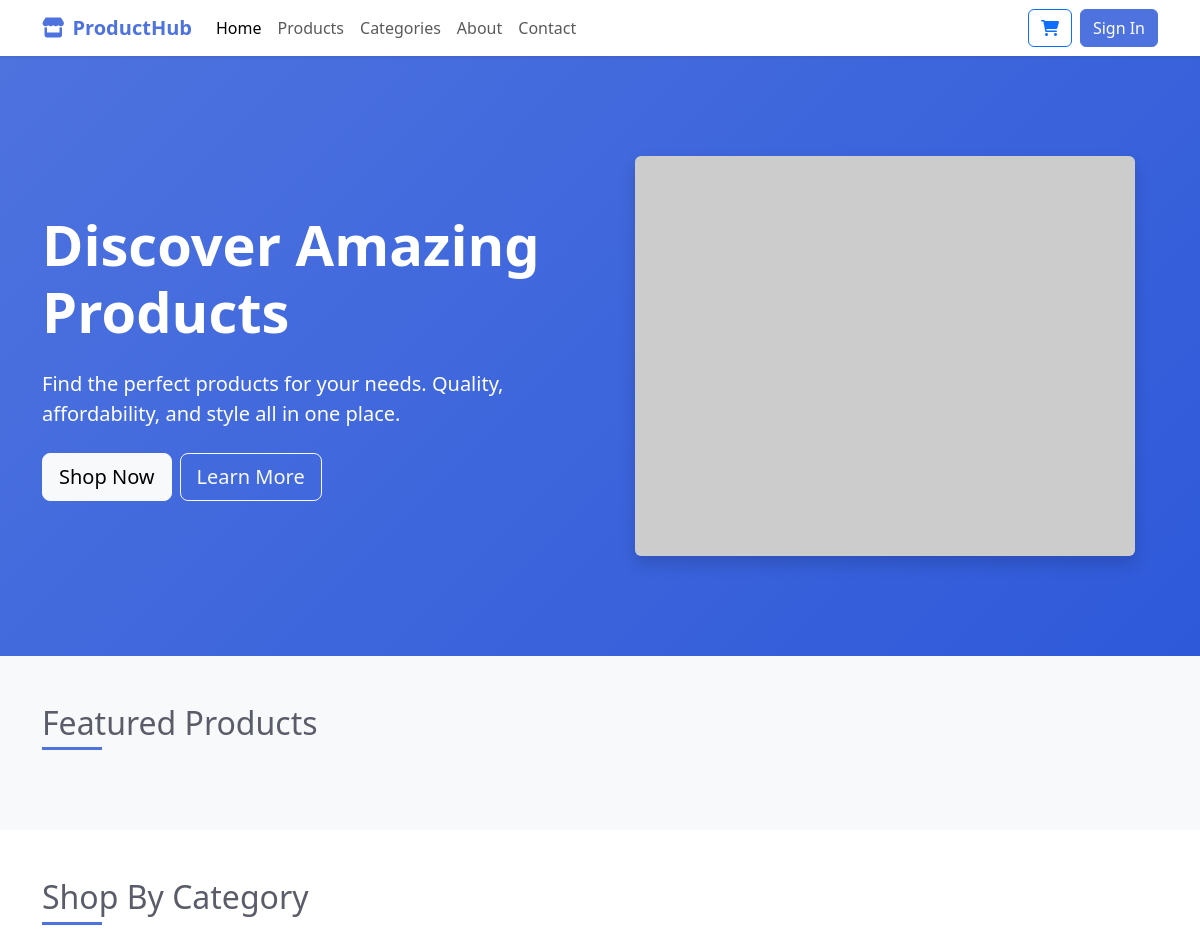
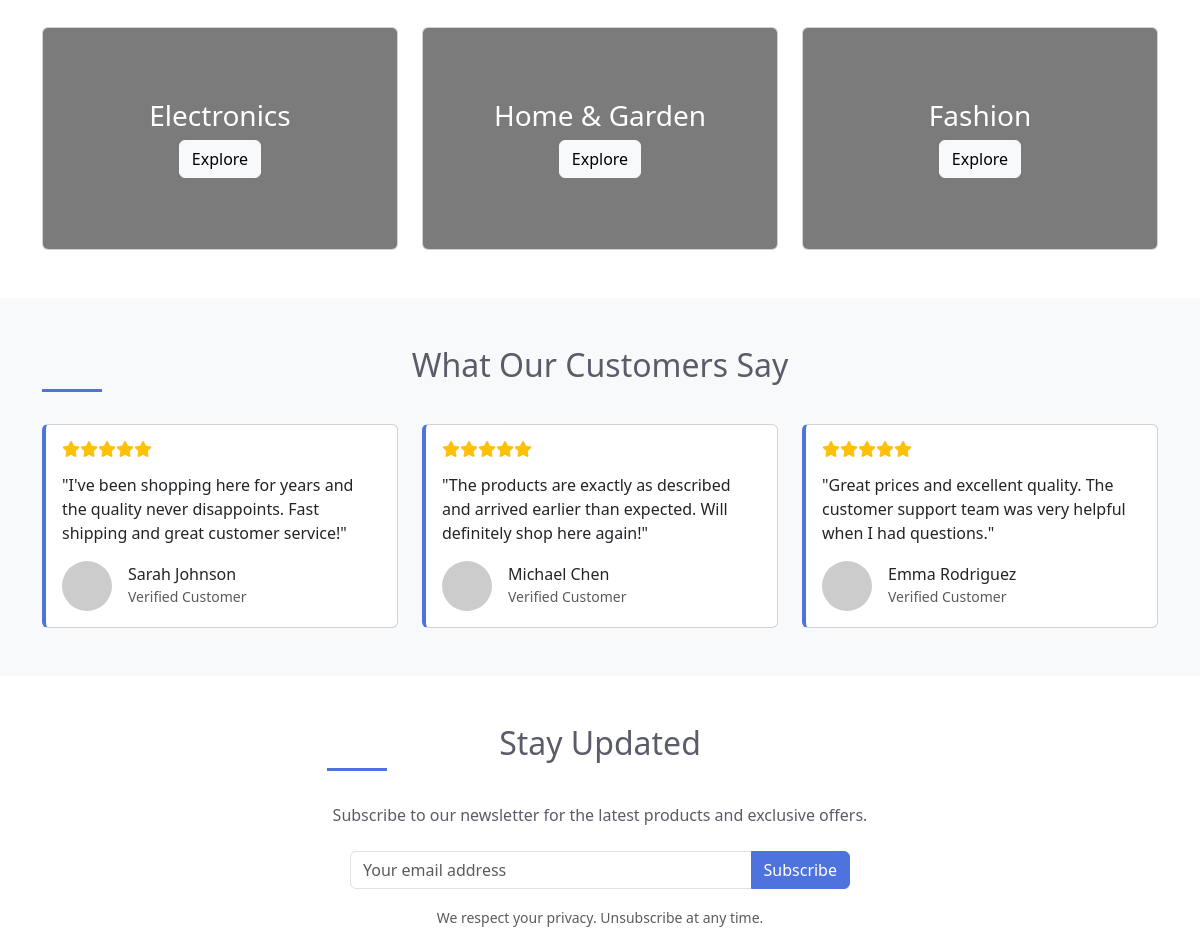
/store/products/ (upper part), run on an earlier commit of the app's database (2 pictures, top to bottom).
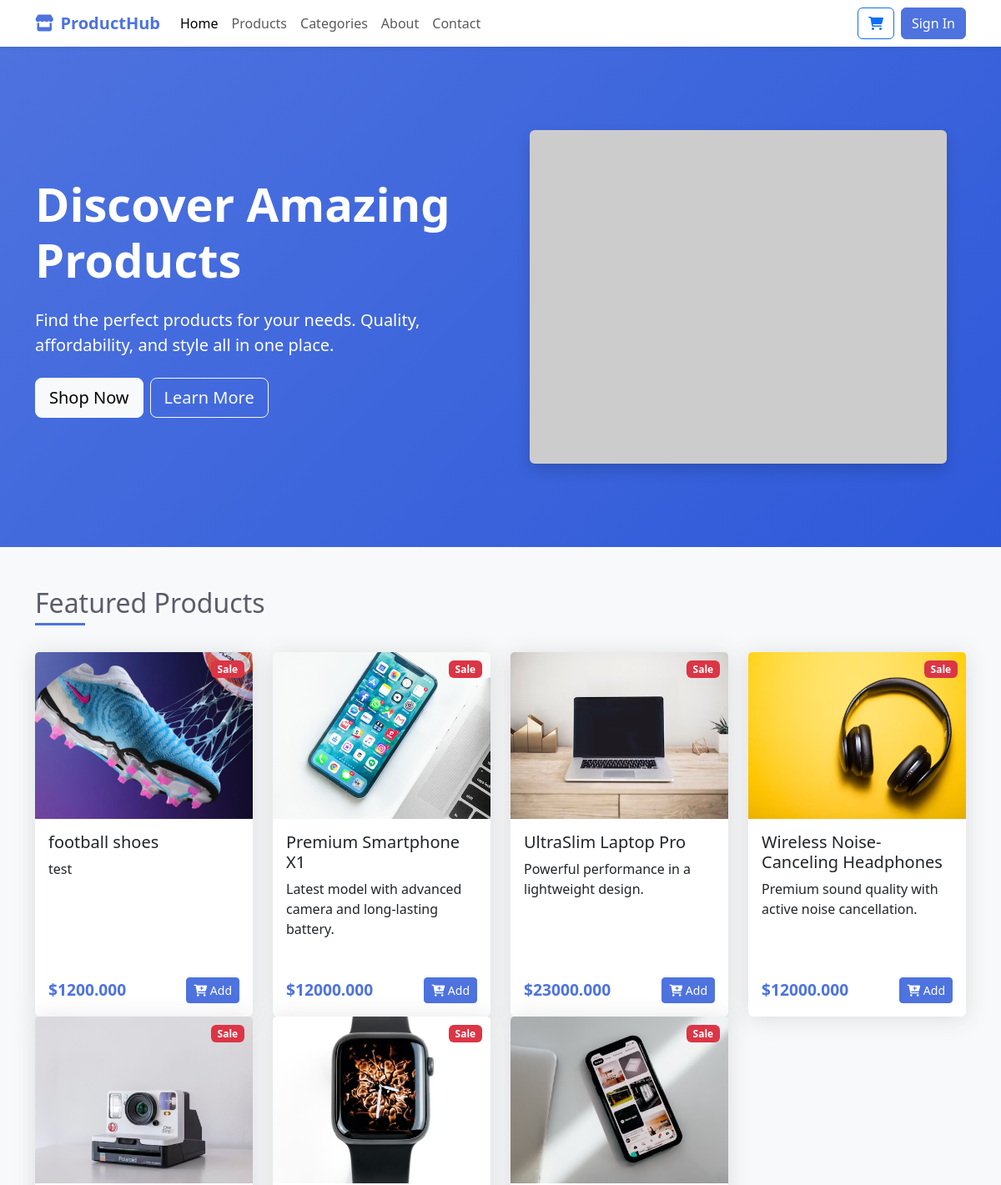
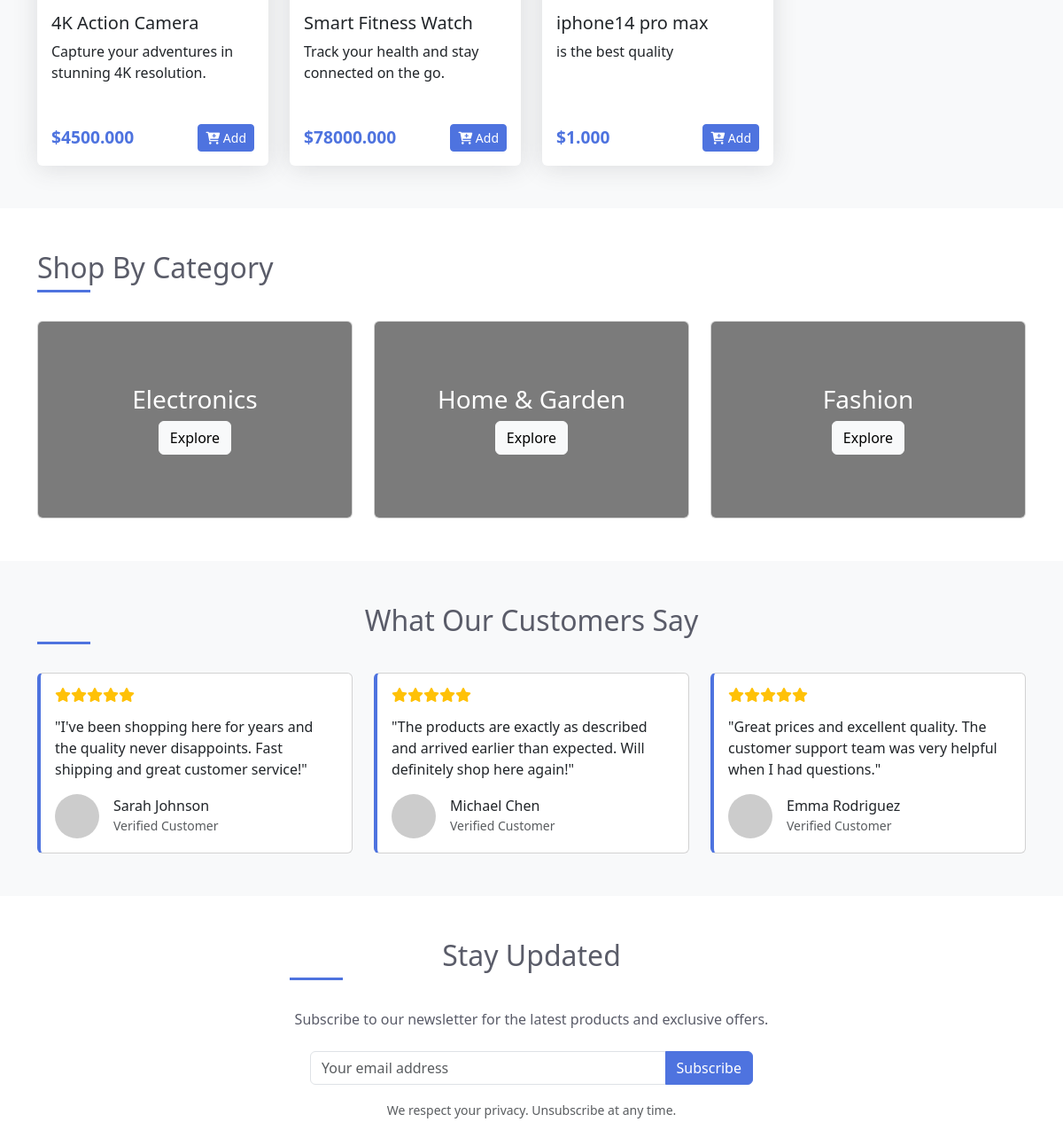
And on a later commit of the database (2 pictures, top to bottom).
### Store/models.py (models this page shows, shortened)
class Product(models.Model):
    ProductName = models.CharField(max_length=150)
    ProductCategory = models.ForeignKey("Category",on_delete=models.CASCADE)
    ProductDescription = models.TextField(max_length=150)
    ProductQuantity = models.IntegerField(default=0)
    ProductPrice = models.DecimalField(max_digits=10,decimal_places=3)
    ProductImage = models.ImageField(upload_to="uploads/images/",null=True,)
    ProductSale = models.BooleanField(default=False)
    ProductNew = models.BooleanField(default=False)
    ProductStar = models.IntegerField(default=1)

### Store/views.py (the view)
# urls.py: path("products/",views.Products,name="Products"),
def Products(req):
    Products = Product.objects.all()
    return render(req,"index.html",{"products":Products})

### Store/templates/index.html (shortened to what this page needs)
<!DOCTYPE html>
<html lang="en">
<head>
    <link href="https://cdn.jsdelivr.net/npm/bootstrap@5.3.0-alpha1/dist/css/bootstrap.min.css" rel="stylesheet">
    <link rel="stylesheet" href="https://cdnjs.cloudflare.com/ajax/libs/font-awesome/6.0.0/css/all.min.css">
</head>
<body>
     {% include "layout/nav.html" %}
    <section class="hero-section">
        <div class="container">
            <div class="row align-items-center">
                <div class="col-lg-6">
                    <h1 class="display-4 fw-bold mb-4">Discover Amazing Products</h1>
                    <p class="lead mb-4">Find the perfect products for your needs. Quality, affordability, and style all in one place.</p>
                    <div class="d-flex flex-wrap gap-2">
                        <a href="#products" class="btn btn-light btn-lg">Shop Now</a>
                        <a href="#" class="btn btn-outline-light btn-lg">Learn More</a>
                    </div>
                </div>
                <div class="col-lg-6 text-center">
                    <img src="https://via.placeholder.com/500x400" alt="Hero Image" class="img-fluid rounded shadow">
                </div>
            </div>
        </div>
    </section>
    <section id="products" class="py-5 bg-light">
        <div class="container">
            <h2 class="section-title">Featured Products</h2>
            <div class="row">
                 {% for product in products %}
                <div class="col-md-6 col-lg-3">
                    <div class="card product-card h-100">
                        <span class="badge bg-danger category-badge">Sale</span>
                        <img src="{{ product.ProductImage.url }}" class="card-img-top product-img" alt="Product 1">
                        <div class="card-body d-flex flex-column">
                            <h5 class="card-title">{{ product.ProductName }}</h5>
                            <p class="card-text flex-grow-1">{{ product.ProductDescription }}</p>
                            <div class="d-flex justify-content-between align-items-center">
                                <div>
                                    <span class="price ">${{product.ProductPrice}}</span>
                                </div>
                                <a href="#" class="btn btn-primary btn-sm">
                                    <i class="fas fa-cart-plus"></i> Add
                                </a>
                            </div>
                        </div>
                    </div>
                </div>
                {% endfor %}
            </section>
    <section class="py-5">
        <div class="container">
            <h2 class="section-title">Shop By Category</h2>
            <div class="row g-4">
                <div class="col-md-4">
                    <div class="card text-white">
                        <img src="https://via.placeholder.com/400x250" class="card-img" alt="Electronics">
                        <div class="card-img-overlay d-flex align-items-center justify-content-center" style="background-color: rgba(0,0,0,0.4);">
                            <div class="text-center">
                                <h3 class="card-title">Electronics</h3>
                                <a href="#" class="btn btn-light">Explore</a>
                            </div>
                        </div>
                    </div>
                </div>
                <div class="col-md-4">
                    <div class="card text-white">
                        <img src="https://via.placeholder.com/400x250" class="card-img" alt="Home & Garden">
                        <div class="card-img-overlay d-flex align-items-center justify-content-center" style="background-color: rgba(0,0,0,0.4);">
                            <div class="text-center">
                                <h3 class="card-title">Home & Garden</h3>
                                <a href="#" class="btn btn-light">Explore</a>
                            </div>
                        </div>
                    </div>
                </div>
                <div class="col-md-4">
                    <div class="card text-white">
                        <img src="https://via.placeholder.com/400x250" class="card-img" alt="Fashion">
                        <div class="card-img-overlay d-flex align-items-center justify-content-center" style="background-color: rgba(0,0,0,0.4);">
                            <div class="text-center">
                                <h3 class="card-title">Fashion</h3>
                                <a href="#" class="btn btn-light">Explore</a>
                            </div>
                        </div>
                    </div>
                </div>
            </div>
        </div>
    </section>
    <section class="py-5 bg-light">
        <div class="container">
            <h2 class="section-title text-center">What Our Customers Say</h2>
            <div class="row">
                <div class="col-md-4">
                    <div class="card testimonial-card h-100">
                        <div class="card-body">
                            <div class="d-flex mb-3">
                                <i class="fas fa-star text-warning"></i>
                                <i class="fas fa-star text-warning"></i>
                                <i class="fas fa-star text-warning"></i>
                                <i class="fas fa-star text-warning"></i>
                                <i class="fas fa-star text-warning"></i>
                            </div>
                            <p class="card-text">"I've been shopping here for years and the quality never disappoints. Fast shipping and great customer service!"</p>
                            <div class="d-flex align-items-center">
                                <img src="https://via.placeholder.com/50" class="rounded-circle me-3" alt="Customer">
                                <div>
                                    <h6 class="mb-0">Sarah Johnson</h6>
                                    <small class="text-muted">Verified Customer</small>
                                </div>
                            </div>
                        </div>
                    </div>
                </div>
                <div class="col-md-4">
                    <div class="card testimonial-card h-100">
                        <div class="card-body">
                            <div class="d-flex mb-3">
                                <i class="fas fa-star text-warning"></i>
                                <i class="fas fa-star text-warning"></i>
                                <i class="fas fa-star text-warning"></i>
                                <i class="fas fa-star text-warning"></i>
                                <i class="fas fa-star text-warning"></i>
                            </div>
                            <p class="card-text">"The products are exactly as described and arrived earlier than expected. Will definitely shop here again!"</p>
                            <div class="d-flex align-items-center">
                                <img src="https://via.placeholder.com/50" class="rounded-circle me-3" alt="Customer">
                                <div>
                                    <h6 class="mb-0">Michael Chen</h6>
                                    <small class="text-muted">Verified Customer</small>
                                </div>
                            </div>
                        </div>
                    </div>
                </div>
                <div class="col-md-4">
                    <div class="card testimonial-card h-100">
                        <div class="card-body">
                            <div class="d-flex mb-3">
                                <i class="fas fa-star text-warning"></i>
                                <i class="fas fa-star text-warning"></i>
                                <i class="fas fa-star text-warning"></i>
                                <i class="fas fa-star text-warning"></i>
                                <i class="fas fa-star text-warning"></i>
                            </div>
                            <p class="card-text">"Great prices and excellent quality. The customer support team was very helpful when I had questions."</p>
                            <div class="d-flex align-items-center">
                                <img src="https://via.placeholder.com/50" class="rounded-circle me-3" alt="Customer">
                                <div>
                                    <h6 class="mb-0">Emma Rodriguez</h6>
                                    <small class="text-muted">Verified Customer</small>
                                </div>
                            </div>
                        </div>
                    </div>
                </div>
            </div>
        </div>
    </section>
    <section class="py-5">
        <div class="container">
            <div class="row justify-content-center">
                <div class="col-lg-6 text-center">
                    <h2 class="section-title">Stay Updated</h2>
                    <p class="mb-4">Subscribe to our newsletter for the latest products and exclusive offers.</p>
                    <form class="newsletter-form mx-auto">
                        <div class="input-group mb-3">
                            <input type="email" class="form-control" placeholder="Your email address">
                            <button class="btn btn-primary" type="submit">Subscribe</button>
                        </div>
                        <small class="text-muted">We respect your privacy. Unsubscribe at any time.</small>
                    </form>
                </div>
            </div>
        </div>
    </section>
</body>
</html>

### Store/templates/layout/nav.html (shortened to what this page needs)
<nav class="navbar navbar-expand-lg navbar-light bg-white shadow-sm sticky-top">
        <div class="container">
            <a class="navbar-brand" href="#">
                <i class="fas fa-store me-2"></i>ProductHub
            </a>
            <div class="collapse navbar-collapse" id="navbarNav">
                <ul class="navbar-nav me-auto">
                    <li class="nav-item">
                        <a class="nav-link active" href="/store/products/">Home</a>
                    </li>
                    <li class="nav-item">
                        <a class="nav-link" href="/store/allproducts/">Products</a>
                    </li>
                    <li class="nav-item">
                        <a class="nav-link" href="/store/category/">Categories</a>
                    </li>
                    <li class="nav-item">
                        <a class="nav-link" href="/store/about/">About</a>
                    </li>
                    <li class="nav-item">
                        <a class="nav-link" href="/store/contact/">Contact</a>
                    </li>
                </ul>
                <div class="d-flex">
                    <a href="/store/cart/" class="btn btn-outline-primary me-2">
                        <i class="fas fa-shopping-cart"></i>
                    </a>
                    <a href="/store/login/" class="btn btn-primary">Sign In</a>
                </div>
            </div>
        </div>
    </nav>

### Store/templates/index.html (style rules this page uses)
:root { --primary-color: #4e73df; --secondary-color: #2e59d9; --accent-color: #36b9cc; --light-bg: #f8f9fc; --dark-text: #5a5c69; }
body { font-family: 'Segoe UI', Tahoma, Geneva, Verdana, sans-serif; color: var(--dark-text); }
.navbar-brand { font-weight: 700; color: var(--primary-color) !important; }
.hero-section { background: linear-gradient(135deg, var(--primary-color) 0%, var(--secondary-color) 100%); color: white; padding: 100px 0; }
.product-card { transition: transform 0.3s, box-shadow 0.3s; border: none; box-shadow: 0 0.15rem 1.75rem 0 rgba(58, 59, 69, 0.15); margin-bottom: 30px; }
.product-img { height: 200px; object-fit: cover; }
.category-badge { position: absolute; top: 10px; right: 10px; }
.price { font-weight: 700; color: var(--primary-color); font-size: 1.2rem; }
.btn-primary { background-color: var(--primary-color); border-color: var(--primary-color); }
.section-title { position: relative; margin-bottom: 2rem; padding-bottom: 0.5rem; }
.section-title:after { content: ''; position: absolute; bottom: 0; left: 0; width: 60px; height: 3px; background: var(--primary-color); }
.testimonial-card { border-left: 4px solid var(--primary-color); }
.newsletter-form { max-width: 500px; }

What changed in the data, as far as the page shows it:
added Product: ProductImage (picture), ProductName "football shoes", ProductDescription "test", ProductPrice "1200.000"
added Product: ProductImage (picture), ProductName "Premium Smartphone X1", ProductDescription "Latest model with advanced camera and long-lasting battery.", ProductPrice "12000.000"
added Product: ProductImage (picture), ProductName "UltraSlim Laptop Pro", ProductDescription "Powerful performance in a lightweight design.", ProductPrice "23000.000"
added Product: ProductImage (picture), ProductName "Wireless Noise-Canceling Headphones", ProductDescription "Premium sound quality with active noise cancellation.", ProductPrice "12000.000"
added Product: ProductImage (picture), ProductName "4K Action Camera", ProductDescription "Capture your adventures in stunning 4K resolution.", ProductPrice "4500.000"
added Product: ProductImage (picture), ProductName "Smart Fitness Watch", ProductDescription "Track your health and stay connected on the go.", ProductPrice "78000.000"
added Product: ProductImage (picture), ProductName "iphone14 pro max", ProductDescription "is the best quality", ProductPrice "1.000"
